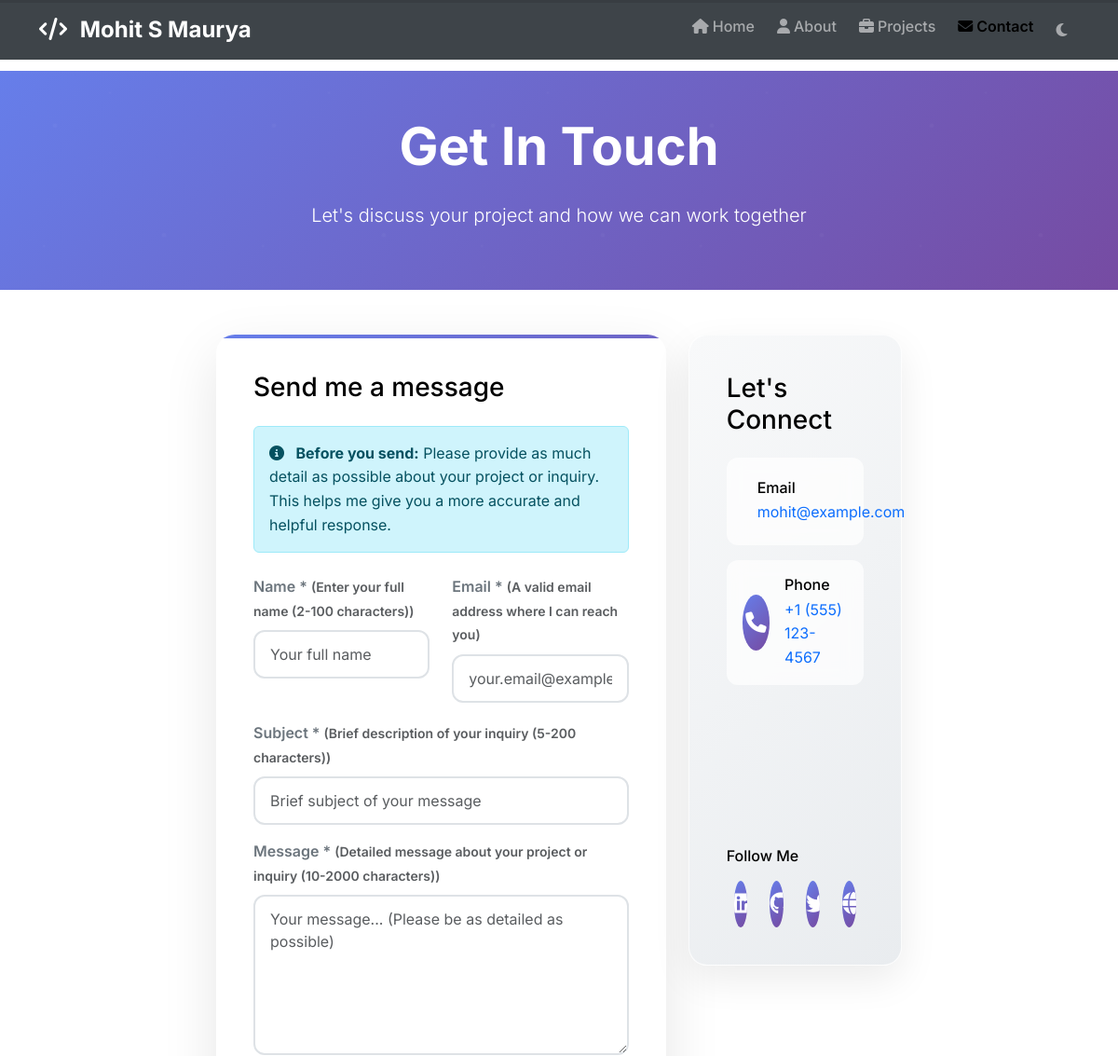
The app's page /contact/ (upper part), older data.
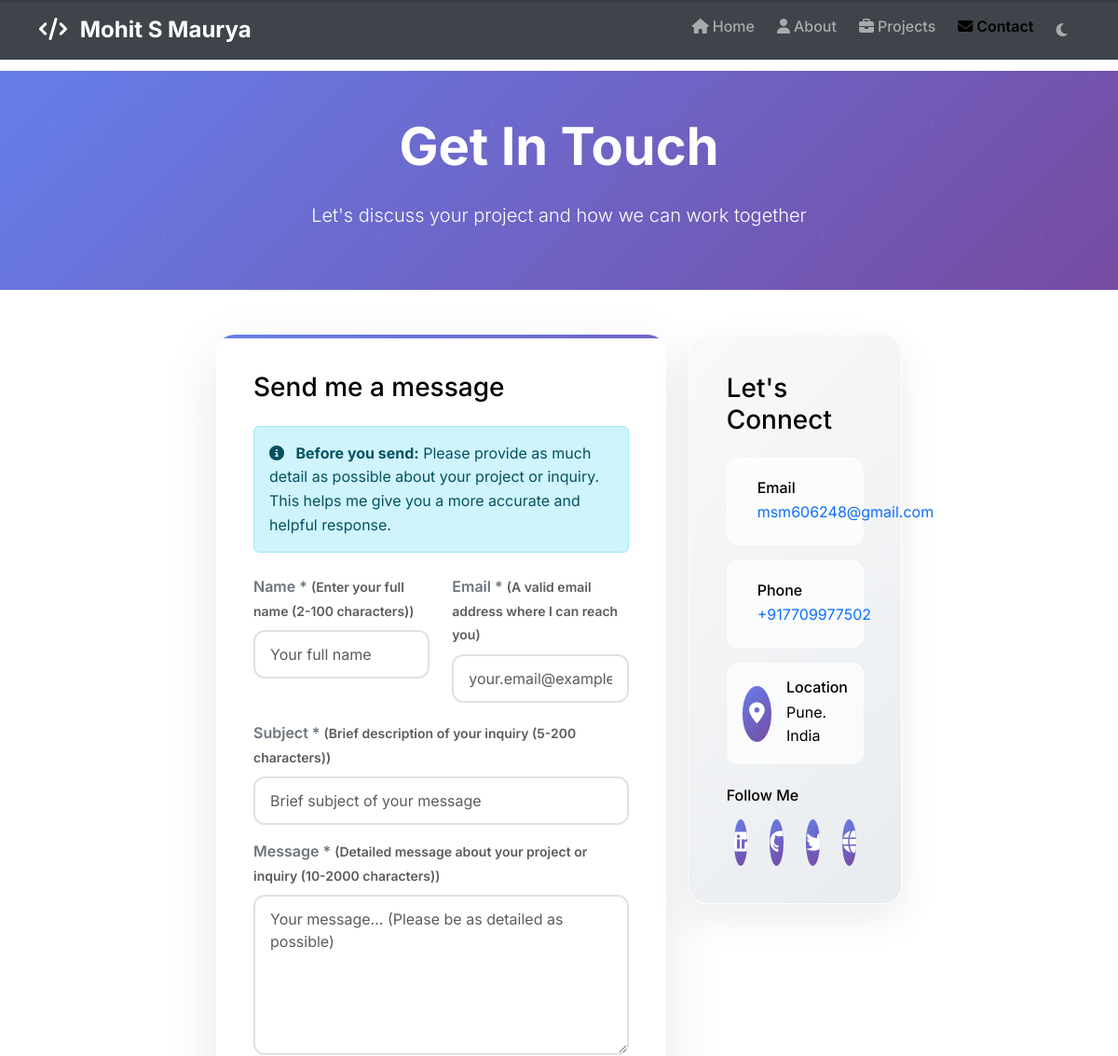
The same page, newer data.
### portfolio/models.py (models this page shows, shortened)
class Profile(models.Model):
    name = models.CharField(
        max_length=100,
        validators=[
            RegexValidator(
                regex=r'^[a-zA-Z\s\'.-]+$',
                message='Name can only contain letters, spaces, apostrophes, periods, and hyphens.'
            )
        ],
        help_text="Your full name"
    )
    title = models.CharField(
        max_length=200,
        help_text="Your professional title or role"
    )
    bio = models.TextField(
        max_length=2000,
        help_text="Tell visitors about yourself (max 2000 characters)"
    )
    profile_image = models.ImageField(
        upload_to='profile/',
        blank=True,
        null=True,
        validators=[validate_image_file],
        help_text="Profile photo (max 5MB, JPG/PNG/GIF/WebP)"
    )
    resume = models.FileField(
        upload_to='documents/',
        blank=True,
        null=True,
        validators=[validate_document_file],
        help_text="Your resume (max 5MB, PDF/DOC/DOCX)"
    )
    email = models.EmailField(
        unique=True,
        help_text="Your contact email address"
    )
    phone = models.CharField(
        max_length=20,
        blank=True,
        validators=[validate_phone_number],
        help_text="Your phone number (10-15 digits)"
    )
    location = models.CharField(
        max_length=100,
        blank=True,
        help_text="Your location (city, country)"
    )
    linkedin = models.URLField(
        blank=True,
        validators=[validate_url_security],
        help_text="Your LinkedIn profile URL"
    )
    github = models.URLField(
        blank=True,
        validators=[validate_url_security],
        help_text="Your GitHub profile URL"
    )
    twitter = models.URLField(
        blank=True,
        validators=[validate_url_security],
        help_text="Your Twitter profile URL"
    )
    website = models.URLField(
        blank=True,
        validators=[validate_url_security],
        help_text="Your personal website URL"
    )
    class Meta:
        verbose_name = "Profile"
        verbose_name_plural = "Profile"

### portfolio/views.py (the view)
# urls.py: path('contact/', views.contact, name='contact'),
@csrf_protect
@require_http_methods(["GET", "POST"])
def contact(request):
    session_key = f"contact_attempts_{get_client_ip(request)}"
    attempts = request.session.get(session_key, 0)
    if attempts >= 5:  # Max 5 attempts per session
        messages.error(request, "⚠️ Too many contact attempts. Please try again later.")
        logger.warning(f"Rate limit exceeded for IP: {get_client_ip(request)}")
        return redirect('contact')
    if request.method == 'POST':
        form = ContactForm(request.POST)
        request.session[session_key] = attempts + 1
        request.session.set_expiry(3600)  # 1 hour expiry
        if form.is_valid():
            try:
                with transaction.atomic():
                    contact_obj = form.save(commit=False)
                    contact_obj.ip_address = get_client_ip(request)
                    contact_obj.user_agent = request.META.get('HTTP_USER_AGENT', '')[:500]
                    contact_obj.save()
                    success = send_contact_emails(
                        contact_obj.name,
                        contact_obj.email,
                        contact_obj.subject,
                        contact_obj.message
                    )
                    if success:
                        messages.success(
                            request,
                            '🎉 Thank you for your message! I will get back to you within 24-48 hours.'
                        )
                        request.session.pop(session_key, None)
                    else:
                        messages.success(
                            request,
                            '🎉 Thank you for your message! I will get back to you soon.'
                        )
                    logger.info(f"Contact form submitted successfully by {contact_obj.email}")
                    return redirect('contact')
            except ValidationError as e:
                logger.warning(f"Validation error in contact form: {e}")
                for field, errors in e.message_dict.items():
                    for error in errors:
                        form.add_error(field, error)
            except IntegrityError as e:
                logger.error(f"Database integrity error in contact form: {e}")
                messages.error(request, "⚠️ Unable to save your message. Please try again.")
            except Exception as e:
                logger.error(f"Unexpected error in contact form: {e}")
                messages.error(request, "⚠️ An unexpected error occurred. Please try again later.")
        else:
            logger.warning(f"Contact form validation failed: {form.errors}")
            messages.error(request, "⚠️ Please correct the errors below and try again.")
    else:
        form = ContactForm()
    try:
        profile = get_profile_safe()
    except Exception as e:
        logger.error(f"Error fetching profile for contact page: {e}")
        profile = None
    context = {
        'profile': profile,
        'form': form
    }
    return render(request, 'portfolio/contact.html', context)

### portfolio/views.py (called while the page is built)
def get_client_ip(request):
    x_forwarded_for = request.META.get('HTTP_X_FORWARDED_FOR')
    if x_forwarded_for:
        ip = x_forwarded_for.split(',')[0]
    else:
        ip = request.META.get('REMOTE_ADDR')
    return ip

def get_profile_safe():
    try:
        profile = Profile.objects.first()
        if not profile:
            logger.warning("No profile found in database")
        return profile
    except Exception as e:
        logger.error(f"Error fetching profile: {e}")
        return None

### templates/portfolio/contact.html (shortened to what the changed rows need)
{% extends 'base.html' %}
{% load static %}
{% block content %}
<section class="contact-hero py-5 bg-dark text-white">
    <div class="container">
        <div class="row">
            <div class="col-12 text-center">
                <h1 class="display-4 fw-bold mb-4">Get In Touch</h1>
            </div>
        </div>
    </div>
</section>
<section class="contact-section py-5">
    <div class="container">
        <div class="row">
            <div class="col-lg-8 mx-auto">
                <div class="row">
                    <div class="col-lg-4">
                        <div class="contact-info">
                            {% if profile %}
                                {% if profile.email %}
                                    <div class="contact-item mb-3">
                                        <div class="d-flex align-items-center">
                                            <div>
                                                <h6 class="mb-1">Email</h6>
                                                <a href="mailto:{{ profile.email }}" class="text-decoration-none">
                                                    {{ profile.email }}
                                                </a>
                                            </div>
                                        </div>
                                    </div>
                                {% endif %}
                                {% if profile.phone %}
                                    <div class="contact-item mb-3">
                                        <div class="d-flex align-items-center">
                                            <div class="contact-icon me-3">
                                                <i class="fas fa-phone"></i>
                                            </div>
                                            <div>
                                                <h6 class="mb-1">Phone</h6>
                                                <a href="tel:{{ profile.phone }}" class="text-decoration-none">
                                                    {{ profile.phone }}
                                                </a>
                                            </div>
                                        </div>
                                    </div>
                                {% endif %}
                                {% if profile.location %}
                                    <div class="contact-item mb-3">
                                        <div class="d-flex align-items-center">
                                            <div class="contact-icon me-3">
                                                <i class="fas fa-map-marker-alt"></i>
                                            </div>
                                            <div>
                                                <h6 class="mb-1">Location</h6>
                                                <p class="mb-0">{{ profile.location }}</p>
                                            </div>
                                        </div>
                                    </div>
                                {% endif %}
                            {% endif %}
                        </div>
                    </div>
                </div>
            </div>
        </div>
    </div>
</section>
{% endblock %}
{% block extra_css %}
<link rel="stylesheet" href="{% static 'css/contact.css' %}">
{% endblock %}

Row changes from the older to the newer data that the page shows:
changed Profile: email "mohit@example.com" → "msm606248@gmail.com"; phone "+1 (555) 123-4567" → "+917709977502"; location (not shown) → "Pune. India"
Text that changed along with them:
text now shown: "Location"
